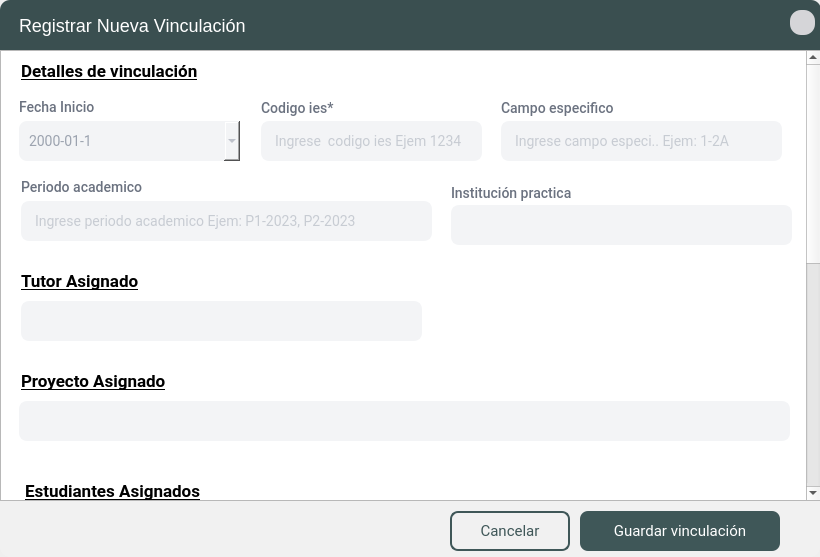
<?xml version="1.0" encoding="UTF-8"?>
<ui version="4.0">
 <class>FormularioVinculacion</class>
 <widget class="QDialog" name="FormularioVinculacion">
  <property name="geometry">
   <rect>
    <x>0</x>
    <y>0</y>
    <width>820</width>
    <height>557</height>
   </rect>
  </property>
  <property name="minimumSize">
   <size>
    <width>486</width>
    <height>557</height>
   </size>
  </property>
  <property name="maximumSize">
   <size>
    <width>840</width>
    <height>557</height>
   </size>
  </property>
  <property name="windowTitle">
   <string>Formulario Vinculacion</string>
  </property>
  <layout class="QGridLayout" name="gridLayout">
   <property name="leftMargin">
    <number>0</number>
   </property>
   <property name="topMargin">
    <number>0</number>
   </property>
   <property name="rightMargin">
    <number>0</number>
   </property>
   <property name="bottomMargin">
    <number>0</number>
   </property>
   <property name="spacing">
    <number>0</number>
   </property>
   <item row="0" column="0">
    <widget class="QFrame" name="frame">
     <property name="styleSheet">
      <string notr="true">#frame{background-color: #f1f1f1;
border-top-left-radius: 10px;
border-top-right-radius: 10px; 
border-bottom-right-radius: 10px;
border-bottom-left-radius: 10px;}
</string>
     </property>
     <property name="frameShape">
      <enum>QFrame::StyledPanel</enum>
     </property>
     <property name="frameShadow">
      <enum>QFrame::Raised</enum>
     </property>
     <widget class="QFrame" name="frame_2">
      <property name="geometry">
       <rect>
        <x>0</x>
        <y>0</y>
        <width>821</width>
        <height>50</height>
       </rect>
      </property>
      <property name="minimumSize">
       <size>
        <width>0</width>
        <height>50</height>
       </size>
      </property>
      <property name="maximumSize">
       <size>
        <width>16777215</width>
        <height>50</height>
       </size>
      </property>
      <property name="styleSheet">
       <string notr="true">#frame_2{background: #3A4F50 ;border-top-left-radius: 10px;
border-top-right-radius: 10px;}</string>
      </property>
      <property name="frameShape">
       <enum>QFrame::NoFrame</enum>
      </property>
      <property name="frameShadow">
       <enum>QFrame::Raised</enum>
      </property>
      <widget class="QToolButton" name="btn_close">
       <property name="geometry">
        <rect>
         <x>790</x>
         <y>10</y>
         <width>25</width>
         <height>25</height>
        </rect>
       </property>
       <property name="focusPolicy">
        <enum>Qt::NoFocus</enum>
       </property>
       <property name="toolTip">
        <string>Cerrar</string>
       </property>
       <property name="styleSheet">
        <string notr="true">#btn_close{
font-family: Roboto;
font-weight: normal;
font-size: 14px;
background-color: #d5d5d8;
color: #6B7280;
border-radius:11px
}


#btn_close:hover{background:#ce4d3a ;
border-radius:11px; }

</string>
       </property>
       <property name="text">
        <string/>
       </property>
       <property name="icon">
        <iconset resource="../image/source.qrc">
         <normaloff>:/menu/x.png</normaloff>:/menu/x.png</iconset>
       </property>
       <property name="iconSize">
        <size>
         <width>13</width>
         <height>13</height>
        </size>
       </property>
       <property name="autoRaise">
        <bool>true</bool>
       </property>
      </widget>
      <widget class="QLabel" name="lbl_titulo_ventana">
       <property name="geometry">
        <rect>
         <x>19</x>
         <y>15</y>
         <width>401</width>
         <height>21</height>
        </rect>
       </property>
       <property name="styleSheet">
        <string notr="true">QLabel{font-family: &quot;Roboto&quot;;
font-style: normal;
font-weight: normal;
font-size: 18px;
line-height: 23px;
letter-spacing: 0.02em;
color: #FFFFFF;}</string>
       </property>
       <property name="text">
        <string>Registrar Nueva Vinculación</string>
       </property>
      </widget>
     </widget>
     <widget class="QScrollArea" name="scrollArea">
      <property name="geometry">
       <rect>
        <x>0</x>
        <y>50</y>
        <width>821</width>
        <height>451</height>
       </rect>
      </property>
      <property name="styleSheet">
       <string notr="true">
QLabel{
font-family: Roboto;
font-style: normal;
font-weight: 450;
font-size: 14px;
letter-spacing: 0.02em;
color: #6B7280;}


QLineEdit{
font-family: Roboto;
font-style: normal;
font-weight: normal;
font-size: 14px;
letter-spacing: 0.02em;
background: #F3F4F6;
border: 2px solid #F3F4F6;
border-radius: 8px;
color:#9CA3AF;
padding:10px}

QLineEdit::focus{
background: #FFFFFF;
border: 2px solid #344647;
border-radius: 8px;
}



QDateEdit {
    font-family: Roboto;
    font-style: normal;
    font-weight: normal;
    font-size: 14px;
    letter-spacing: 0.02em;
    background: #F3F4F6;
    color: #9CA3AF;
    padding: 8px;
    border-radius: 8px;
}

QDateEdit::up-button {
    min-width: 25px;
    min-height: 12px;
    background-color: #F3F4F6; 
    border-radius: 6px;
}

QDateEdit::down-button {
    min-width: 25px;
    min-height: 12px;
    background-color: #F3F4F6; 
    border-radius: 6px;
}

QDateEdit::up-arrow {
    image: url(:/menu/contraerarriba.png);
    width: 11px;
    height: 11px;
}

QDateEdit::down-arrow {
    image: url(:/menu/contraerabajo.png);
    width: 11px;
    height: 11px;
}

QDateEdit:focus {
    background: #FFFFFF;
    border: 2px solid #344647;
    border-radius: 8px;
}

/* Estilo para el QCalendarWidget */
QCalendarWidget {
    font-family: Roboto;
    background: #F3F4F6;
    color: #344647;
    border: 2px solid #344647;
    border-radius: 8px;
}

QCalendarWidget QToolButton {
    background-color: #F3F4F6;
    color: #344647;
    font-size: 14px;
    border: none;
    margin: 5px;
    padding: 5px;
}

QCalendarWidget QToolButton:hover {
    background-color: #E2E3E4;
}

QCalendarWidget QMenu {
    background-color: #F3F4F6;
    color: #344647;
}

QCalendarWidget QSpinBox {
    background: #F3F4F6;
    color: #344647;
    font-size: 14px;
    border: 1px solid #E2E3E4;
    border-radius: 4px;
    margin: 2px;
}

QCalendarWidget QSpinBox::up-button, QCalendarWidget QSpinBox::down-button {
    subcontrol-origin: border;
    background: #E2E3E4;
    border: none;
}

QCalendarWidget QSpinBox::up-arrow, QCalendarWidget QSpinBox::down-arrow {
    width: 10px;
    height: 10px;
}

QCalendarWidget QAbstractItemView:enabled {
    font-size: 14px;
    color: #344647;
    background-color: #FFFFFF;
    selection-background-color: #689091;
    selection-color: #FFFFFF;
    outline: none;
}

QCalendarWidget QAbstractItemView:disabled {
    color: #9CA3AF;
}

QCalendarWidget QWidget#qt_calendar_navigationbar {
    background-color: #F3F4F6;
    border-bottom: 1px solid #E2E3E4;
}

/* COMBOBOX */

QComboBox{
font-family: Roboto;
font-style: normal;
font-weight: normal;
font-size: 14px;
letter-spacing: 0.02em;
background: #F3F4F6;
color:#9CA3AF;
border-radius:8px;
padding:10px;
combobox-popup: 0;
border: 2px solid #F3F4F6;

}


QComboBox::drop-down
{
    width: 20px;
    border-left-width: 1px;
	padding: 10px 10px 10px 20px;
 }


QComboBox QAbstractItemView {
	color:#9CA3AF;
	font-size:14px;
	background-color: #F3F4F6;
	selection-background-color:#344647;
	selection-color:#ffffff;
	outline: 0px;
   border: 1px solid #344647;
 border-radius:8px;
padding:10px
}



QComboBox::down-arrow
{
	image: url(:/menu/contraerabajo.png);
     width: 11px;
     height: 11px;
}

QComboBox::focus{
background: #FFFFFF;
border: 2px solid #344647;
border-radius: 8px;
}

/* QLabel para Mostrar Error */
QLabel#errorCodigoies, #errorCampoEspecifico, #errorEstudianteNoEncontrado,#errorBuscar, #errorInstitucion, #errorProyecto, #errorTutor{
    font-family: Roboto;
    font-style: normal;
    font-weight: bold;
    font-size: 13px;
    color: #D32F2F; 
}



</string>
      </property>
      <property name="widgetResizable">
       <bool>true</bool>
      </property>
      <widget class="QWidget" name="scroll_registro_estudiante">
       <property name="geometry">
        <rect>
         <x>0</x>
         <y>-261</y>
         <width>802</width>
         <height>950</height>
        </rect>
       </property>
       <property name="minimumSize">
        <size>
         <width>0</width>
         <height>950</height>
        </size>
       </property>
       <property name="styleSheet">
        <string notr="true">#scroll_registro_estudiante{
	background-color: rgb(255, 255, 255);
}</string>
       </property>
       <widget class="QLabel" name="datospersonales">
        <property name="geometry">
         <rect>
          <x>14</x>
          <y>10</y>
          <width>311</width>
          <height>21</height>
         </rect>
        </property>
        <property name="styleSheet">
         <string notr="true">#datospersonales {
    font-family: Roboto;
    font-style: normal;
    font-weight: bold;
    font-size: 17px;
    letter-spacing: 0.02em;
    color: #000000; 
    padding: 2px; 
    text-decoration: underline; /* Agrega subrayado */
}
</string>
        </property>
        <property name="text">
         <string>Detalles de vinculación</string>
        </property>
       </widget>
       <widget class="QLineEdit" name="line_codigo_ies">
        <property name="enabled">
         <bool>true</bool>
        </property>
        <property name="geometry">
         <rect>
          <x>260</x>
          <y>70</y>
          <width>221</width>
          <height>40</height>
         </rect>
        </property>
        <property name="styleSheet">
         <string notr="true"/>
        </property>
        <property name="maxLength">
         <number>30</number>
        </property>
        <property name="frame">
         <bool>true</bool>
        </property>
        <property name="alignment">
         <set>Qt::AlignLeading|Qt::AlignLeft|Qt::AlignVCenter</set>
        </property>
        <property name="placeholderText">
         <string>Ingrese  codigo ies Ejem 1234</string>
        </property>
       </widget>
       <widget class="QLabel" name="lbl11">
        <property name="geometry">
         <rect>
          <x>260</x>
          <y>45</y>
          <width>171</width>
          <height>21</height>
         </rect>
        </property>
        <property name="styleSheet">
         <string notr="true"/>
        </property>
        <property name="text">
         <string>Codigo ies*</string>
        </property>
        <property name="alignment">
         <set>Qt::AlignBottom|Qt::AlignLeading|Qt::AlignLeft</set>
        </property>
       </widget>
       <widget class="QLabel" name="lbl11_2">
        <property name="geometry">
         <rect>
          <x>500</x>
          <y>45</y>
          <width>171</width>
          <height>21</height>
         </rect>
        </property>
        <property name="styleSheet">
         <string notr="true"/>
        </property>
        <property name="text">
         <string>Campo especifico</string>
        </property>
        <property name="alignment">
         <set>Qt::AlignBottom|Qt::AlignLeading|Qt::AlignLeft</set>
        </property>
       </widget>
       <widget class="QLineEdit" name="line_campo_especifico">
        <property name="enabled">
         <bool>true</bool>
        </property>
        <property name="geometry">
         <rect>
          <x>500</x>
          <y>70</y>
          <width>281</width>
          <height>40</height>
         </rect>
        </property>
        <property name="styleSheet">
         <string notr="true"/>
        </property>
        <property name="maxLength">
         <number>30</number>
        </property>
        <property name="frame">
         <bool>true</bool>
        </property>
        <property name="alignment">
         <set>Qt::AlignLeading|Qt::AlignLeft|Qt::AlignVCenter</set>
        </property>
        <property name="placeholderText">
         <string>Ingrese campo especi.. Ejem: 1-2A</string>
        </property>
       </widget>
       <widget class="QComboBox" name="cbo_institucion">
        <property name="geometry">
         <rect>
          <x>450</x>
          <y>154</y>
          <width>341</width>
          <height>40</height>
         </rect>
        </property>
       </widget>
       <widget class="QLabel" name="lbl9_2">
        <property name="geometry">
         <rect>
          <x>450</x>
          <y>130</y>
          <width>221</width>
          <height>21</height>
         </rect>
        </property>
        <property name="styleSheet">
         <string notr="true"/>
        </property>
        <property name="text">
         <string>Institución practica</string>
        </property>
        <property name="alignment">
         <set>Qt::AlignBottom|Qt::AlignLeading|Qt::AlignLeft</set>
        </property>
       </widget>
       <widget class="QLabel" name="label_97">
        <property name="geometry">
         <rect>
          <x>18</x>
          <y>41</y>
          <width>161</width>
          <height>31</height>
         </rect>
        </property>
        <property name="text">
         <string>Fecha Inicio</string>
        </property>
       </widget>
       <widget class="QDateEdit" name="date_fecha_inicio">
        <property name="geometry">
         <rect>
          <x>18</x>
          <y>70</y>
          <width>221</width>
          <height>40</height>
         </rect>
        </property>
        <property name="cursor">
         <cursorShape>PointingHandCursor</cursorShape>
        </property>
        <property name="styleSheet">
         <string notr="true"/>
        </property>
        <property name="displayFormat">
         <string>yyyy-MM-d</string>
        </property>
        <property name="calendarPopup">
         <bool>true</bool>
        </property>
       </widget>
       <widget class="QLabel" name="datoscontacto">
        <property name="geometry">
         <rect>
          <x>14</x>
          <y>320</y>
          <width>241</width>
          <height>21</height>
         </rect>
        </property>
        <property name="styleSheet">
         <string notr="true">#datoscontacto {
    font-family: Roboto;
    font-style: normal;
    font-weight: bold;
    font-size: 17px;
    letter-spacing: 0.02em;
    color: #000000; 
    padding: 2px; 
    text-decoration: underline; /* Agrega subrayado */
}
</string>
        </property>
        <property name="text">
         <string>Proyecto Asignado</string>
        </property>
       </widget>
       <widget class="QLabel" name="datosacademicos">
        <property name="geometry">
         <rect>
          <x>18</x>
          <y>430</y>
          <width>231</width>
          <height>21</height>
         </rect>
        </property>
        <property name="styleSheet">
         <string notr="true">#datosacademicos {
    font-family: Roboto;
    font-style: normal;
    font-weight: bold;
    font-size: 17px;
    letter-spacing: 0.02em;
    color: #000000; 
    padding: 2px; 
    text-decoration: underline; /* Agrega subrayado */
}
</string>
        </property>
        <property name="text">
         <string>Estudiantes Asignados</string>
        </property>
       </widget>
       <widget class="QLineEdit" name="line_periodo_academico">
        <property name="enabled">
         <bool>true</bool>
        </property>
        <property name="geometry">
         <rect>
          <x>20</x>
          <y>150</y>
          <width>411</width>
          <height>40</height>
         </rect>
        </property>
        <property name="styleSheet">
         <string notr="true"/>
        </property>
        <property name="text">
         <string/>
        </property>
        <property name="maxLength">
         <number>30</number>
        </property>
        <property name="frame">
         <bool>true</bool>
        </property>
        <property name="alignment">
         <set>Qt::AlignLeading|Qt::AlignLeft|Qt::AlignVCenter</set>
        </property>
        <property name="placeholderText">
         <string>Ingrese periodo academico Ejem: P1-2023, P2-2023</string>
        </property>
       </widget>
       <widget class="QLabel" name="lbl11_8">
        <property name="geometry">
         <rect>
          <x>20</x>
          <y>124</y>
          <width>171</width>
          <height>21</height>
         </rect>
        </property>
        <property name="styleSheet">
         <string notr="true"/>
        </property>
        <property name="text">
         <string>Periodo academico</string>
        </property>
        <property name="alignment">
         <set>Qt::AlignBottom|Qt::AlignLeading|Qt::AlignLeft</set>
        </property>
       </widget>
       <widget class="QComboBox" name="cbo_proyecto">
        <property name="geometry">
         <rect>
          <x>18</x>
          <y>350</y>
          <width>771</width>
          <height>40</height>
         </rect>
        </property>
       </widget>
       <widget class="QLineEdit" name="line_buscar_estudiante">
        <property name="enabled">
         <bool>true</bool>
        </property>
        <property name="geometry">
         <rect>
          <x>22</x>
          <y>490</y>
          <width>241</width>
          <height>40</height>
         </rect>
        </property>
        <property name="styleSheet">
         <string notr="true"/>
        </property>
        <property name="maxLength">
         <number>30</number>
        </property>
        <property name="frame">
         <bool>true</bool>
        </property>
        <property name="alignment">
         <set>Qt::AlignLeading|Qt::AlignLeft|Qt::AlignVCenter</set>
        </property>
        <property name="placeholderText">
         <string>filtrar cedula - nombre - apellidos</string>
        </property>
       </widget>
       <widget class="QLabel" name="lbl11_3">
        <property name="geometry">
         <rect>
          <x>22</x>
          <y>465</y>
          <width>171</width>
          <height>21</height>
         </rect>
        </property>
        <property name="styleSheet">
         <string notr="true"/>
        </property>
        <property name="text">
         <string>Buscar estudiante</string>
        </property>
        <property name="alignment">
         <set>Qt::AlignBottom|Qt::AlignLeading|Qt::AlignLeft</set>
        </property>
       </widget>
       <widget class="QLineEdit" name="line_nombre_seleccionado">
        <property name="enabled">
         <bool>false</bool>
        </property>
        <property name="geometry">
         <rect>
          <x>280</x>
          <y>490</y>
          <width>321</width>
          <height>40</height>
         </rect>
        </property>
        <property name="styleSheet">
         <string notr="true"/>
        </property>
        <property name="maxLength">
         <number>30</number>
        </property>
        <property name="frame">
         <bool>true</bool>
        </property>
        <property name="alignment">
         <set>Qt::AlignLeading|Qt::AlignLeft|Qt::AlignVCenter</set>
        </property>
        <property name="placeholderText">
         <string/>
        </property>
       </widget>
       <widget class="QLabel" name="lbl11_4">
        <property name="geometry">
         <rect>
          <x>280</x>
          <y>465</y>
          <width>201</width>
          <height>21</height>
         </rect>
        </property>
        <property name="styleSheet">
         <string notr="true"/>
        </property>
        <property name="text">
         <string>Estudiante seleccionado</string>
        </property>
        <property name="alignment">
         <set>Qt::AlignBottom|Qt::AlignLeading|Qt::AlignLeft</set>
        </property>
       </widget>
       <widget class="QLineEdit" name="line_cedula_seleccionado">
        <property name="enabled">
         <bool>false</bool>
        </property>
        <property name="geometry">
         <rect>
          <x>620</x>
          <y>490</y>
          <width>171</width>
          <height>40</height>
         </rect>
        </property>
        <property name="styleSheet">
         <string notr="true"/>
        </property>
        <property name="maxLength">
         <number>30</number>
        </property>
        <property name="frame">
         <bool>true</bool>
        </property>
        <property name="alignment">
         <set>Qt::AlignLeading|Qt::AlignLeft|Qt::AlignVCenter</set>
        </property>
        <property name="placeholderText">
         <string/>
        </property>
       </widget>
       <widget class="QLabel" name="lbl11_9">
        <property name="geometry">
         <rect>
          <x>620</x>
          <y>465</y>
          <width>171</width>
          <height>21</height>
         </rect>
        </property>
        <property name="styleSheet">
         <string notr="true"/>
        </property>
        <property name="text">
         <string>Cedula estudiante</string>
        </property>
        <property name="alignment">
         <set>Qt::AlignBottom|Qt::AlignLeading|Qt::AlignLeft</set>
        </property>
       </widget>
       <widget class="QPushButton" name="btn_agregar_estu_seleccionado">
        <property name="geometry">
         <rect>
          <x>20</x>
          <y>550</y>
          <width>120</width>
          <height>40</height>
         </rect>
        </property>
        <property name="minimumSize">
         <size>
          <width>120</width>
          <height>40</height>
         </size>
        </property>
        <property name="maximumSize">
         <size>
          <width>120</width>
          <height>40</height>
         </size>
        </property>
        <property name="cursor">
         <cursorShape>PointingHandCursor</cursorShape>
        </property>
        <property name="focusPolicy">
         <enum>Qt::NoFocus</enum>
        </property>
        <property name="styleSheet">
         <string notr="true">/* Botón Cancelar */
QPushButton#btn_agregar_estu_seleccionado {
    font-family: Roboto;
    font-style: normal;
    font-weight: normal;
    font-size: 15px;
    letter-spacing: 0.02em;
    color: #3f5758;
    padding: 8px 16px;
    background: transparent;
    border: 2px solid #3f5758; 
    border-radius: 8px; 
}

QPushButton#btn_agregar_estu_seleccionado:hover {
    background: rgba(63, 87, 88, 0.1); /* Fondo ligeramente oscuro en hover */
    color: #2e4546; 
    border: 2px solid #2e4546;
}

QPushButton#btn_agregar_estu_seleccionado:pressed {
    background: rgba(63, 87, 88, 0.2); /* Fondo más oscuro en estado presionado */
    color: #1c2d2e; 
    border: 2px solid #1c2d2e;
}
</string>
        </property>
        <property name="text">
         <string>Agregar</string>
        </property>
        <property name="icon">
         <iconset resource="../image/source.qrc">
          <normaloff>:/menu/send.png</normaloff>:/menu/send.png</iconset>
        </property>
        <property name="iconSize">
         <size>
          <width>15</width>
          <height>21</height>
         </size>
        </property>
       </widget>
       <widget class="QTableWidget" name="tabla_estudiante_seleccionado">
        <property name="geometry">
         <rect>
          <x>19</x>
          <y>640</y>
          <width>761</width>
          <height>291</height>
         </rect>
        </property>
        <property name="styleSheet">
         <string notr="true">QTableWidget {
outline: 0px;
border:5px solid #f3f4f6;
border-radius:15px;
font-family: Roboto;
font-style: normal;
font-weight: normal;
font-size: 15px;
line-height: 19px;
letter-spacing: 0.02em;
color: #6B7280;
}


/* cabezera*/
QHeaderView::section {
background-color:#f1f2f3;
border-style: none;
height:40px;
font-family: &quot;Roboto&quot;;
font-style: normal;
font-weight: 700;
font-size: 13px;
line-height: 14px;
letter-spacing: 0.04em;
color: #6B7280;


}


QHeaderView::section:horizontal{
font-family: Roboto;
font-style: normal;
font-weight: normal;
font-size: 14px;
line-height: 14px;
letter-spacing: 0.04em;
text-transform: uppercase;
color: #212529;

}


QTableWidget::disabled{
    background-color:#acacac;
    border: 1px solid #32414B;
    color: #656565;
    gridline-color: #656565;}

/*bordes internos*/
QTableWidget::item {
	border-bottom: 3px solid #f3f4f6;

}

QTableWidget:item:selected{
	background:white;/*color-seleccion*/
color: #2c3d3e;
}




</string>
        </property>
        <property name="selectionMode">
         <enum>QAbstractItemView::SingleSelection</enum>
        </property>
        <property name="selectionBehavior">
         <enum>QAbstractItemView::SelectRows</enum>
        </property>
        <property name="showGrid">
         <bool>false</bool>
        </property>
        <property name="sortingEnabled">
         <bool>false</bool>
        </property>
        <property name="wordWrap">
         <bool>true</bool>
        </property>
        <property name="cornerButtonEnabled">
         <bool>true</bool>
        </property>
        <attribute name="horizontalHeaderVisible">
         <bool>true</bool>
        </attribute>
        <attribute name="horizontalHeaderDefaultSectionSize">
         <number>133</number>
        </attribute>
        <attribute name="horizontalHeaderHighlightSections">
         <bool>true</bool>
        </attribute>
        <attribute name="verticalHeaderVisible">
         <bool>false</bool>
        </attribute>
        <attribute name="verticalHeaderDefaultSectionSize">
         <number>40</number>
        </attribute>
        <attribute name="verticalHeaderHighlightSections">
         <bool>true</bool>
        </attribute>
        <column>
         <property name="text">
          <string>Id</string>
         </property>
        </column>
        <column>
         <property name="text">
          <string>Cedula</string>
         </property>
        </column>
        <column>
         <property name="text">
          <string>Estudiante</string>
         </property>
        </column>
        <column>
         <property name="text">
          <string>Estado Vin.</string>
         </property>
        </column>
        <column>
         <property name="text">
          <string>Accion</string>
         </property>
        </column>
       </widget>
       <widget class="QLabel" name="lbl9_6">
        <property name="geometry">
         <rect>
          <x>20</x>
          <y>610</y>
          <width>241</width>
          <height>21</height>
         </rect>
        </property>
        <property name="styleSheet">
         <string notr="true">font: 11pt &quot;Roboto&quot;;</string>
        </property>
        <property name="text">
         <string>Lista de estudiantes asignados</string>
        </property>
        <property name="alignment">
         <set>Qt::AlignBottom|Qt::AlignLeading|Qt::AlignLeft</set>
        </property>
       </widget>
       <widget class="QLabel" name="datosTutor">
        <property name="geometry">
         <rect>
          <x>14</x>
          <y>220</y>
          <width>241</width>
          <height>21</height>
         </rect>
        </property>
        <property name="styleSheet">
         <string notr="true">#datosTutor
 {
    font-family: Roboto;
    font-style: normal;
    font-weight: bold;
    font-size: 17px;
    letter-spacing: 0.02em;
    color: #000000; 
    padding: 2px; 
    text-decoration: underline; /* Agrega subrayado */
}
</string>
        </property>
        <property name="text">
         <string>Tutor Asignado</string>
        </property>
       </widget>
       <widget class="QComboBox" name="cbo_tutor">
        <property name="geometry">
         <rect>
          <x>20</x>
          <y>250</y>
          <width>401</width>
          <height>40</height>
         </rect>
        </property>
       </widget>
       <widget class="QLabel" name="errorCodigoies">
        <property name="geometry">
         <rect>
          <x>264</x>
          <y>113</y>
          <width>211</width>
          <height>16</height>
         </rect>
        </property>
        <property name="text">
         <string/>
        </property>
       </widget>
       <widget class="QLabel" name="errorCampoEspecifico">
        <property name="geometry">
         <rect>
          <x>500</x>
          <y>110</y>
          <width>281</width>
          <height>16</height>
         </rect>
        </property>
        <property name="text">
         <string/>
        </property>
       </widget>
       <widget class="QLabel" name="errorCampoPeriodo">
        <property name="geometry">
         <rect>
          <x>20</x>
          <y>190</y>
          <width>411</width>
          <height>16</height>
         </rect>
        </property>
        <property name="text">
         <string/>
        </property>
       </widget>
       <widget class="QLabel" name="errorEstudianteNoEncontrado">
        <property name="geometry">
         <rect>
          <x>280</x>
          <y>530</y>
          <width>321</width>
          <height>16</height>
         </rect>
        </property>
        <property name="text">
         <string/>
        </property>
       </widget>
       <widget class="QLabel" name="errorBuscar">
        <property name="geometry">
         <rect>
          <x>24</x>
          <y>530</y>
          <width>251</width>
          <height>16</height>
         </rect>
        </property>
        <property name="text">
         <string/>
        </property>
       </widget>
       <widget class="QLabel" name="id_estudiante_seleccionado">
        <property name="geometry">
         <rect>
          <x>280</x>
          <y>450</y>
          <width>121</width>
          <height>16</height>
         </rect>
        </property>
        <property name="text">
         <string>TextLabel</string>
        </property>
       </widget>
       <widget class="QLabel" name="errorInstitucion">
        <property name="geometry">
         <rect>
          <x>450</x>
          <y>195</y>
          <width>331</width>
          <height>16</height>
         </rect>
        </property>
        <property name="text">
         <string/>
        </property>
       </widget>
       <widget class="QLabel" name="errorTutor">
        <property name="geometry">
         <rect>
          <x>20</x>
          <y>290</y>
          <width>391</width>
          <height>16</height>
         </rect>
        </property>
        <property name="text">
         <string/>
        </property>
       </widget>
       <widget class="QLabel" name="errorProyecto">
        <property name="geometry">
         <rect>
          <x>20</x>
          <y>390</y>
          <width>551</width>
          <height>16</height>
         </rect>
        </property>
        <property name="text">
         <string/>
        </property>
       </widget>
      </widget>
     </widget>
     <widget class="QFrame" name="frame_pie_pagina">
      <property name="geometry">
       <rect>
        <x>0</x>
        <y>501</y>
        <width>821</width>
        <height>51</height>
       </rect>
      </property>
      <property name="styleSheet">
       <string notr="true">#frame_pie_pagina{background-color: #f1f1f1; 
border-bottom-right-radius: 10px;
border-bottom-left-radius: 10px;}

/*  BOTON */

QPushButton {
    font-family: Roboto;
    font-style: normal;
    font-weight: normal;
    font-size: 15px;
    letter-spacing: 0.02em;
    color: white;
    padding: 8px 16px;
    background: #3f5758;
    border: none; 
    border-radius: 8px; 

}

QPushButton:hover {
    background: #4a6b6c; 
    border: none;
    border-radius: 8px;
}


QPushButton:pressed {
    background: #2e4546;
    border: none;
    border-radius: 8px;
}


/* Botón Cancelar */
QPushButton#cancelButton {
    font-family: Roboto;
    font-style: normal;
    font-weight: normal;
    font-size: 15px;
    letter-spacing: 0.02em;
    color: #3f5758;
    padding: 8px 16px;
    background: transparent;
    border: 2px solid #3f5758; 
    border-radius: 8px; 
}

QPushButton#cancelButton:hover {
    background: rgba(63, 87, 88, 0.1); /* Fondo ligeramente oscuro en hover */
    color: #2e4546; 
    border: 2px solid #2e4546;
}

QPushButton#cancelButton:pressed {
    background: rgba(63, 87, 88, 0.2); /* Fondo más oscuro en estado presionado */
    color: #1c2d2e; 
    border: 2px solid #1c2d2e;
}

</string>
      </property>
      <property name="frameShape">
       <enum>QFrame::StyledPanel</enum>
      </property>
      <property name="frameShadow">
       <enum>QFrame::Raised</enum>
      </property>
      <widget class="QPushButton" name="btn_agregar_vinculacion">
       <property name="geometry">
        <rect>
         <x>580</x>
         <y>10</y>
         <width>200</width>
         <height>40</height>
        </rect>
       </property>
       <property name="minimumSize">
        <size>
         <width>200</width>
         <height>40</height>
        </size>
       </property>
       <property name="maximumSize">
        <size>
         <width>200</width>
         <height>40</height>
        </size>
       </property>
       <property name="cursor">
        <cursorShape>PointingHandCursor</cursorShape>
       </property>
       <property name="styleSheet">
        <string notr="true"/>
       </property>
       <property name="text">
        <string>Guardar vinculación</string>
       </property>
       <property name="icon">
        <iconset resource="../image/source.qrc">
         <normaloff>:/menu/botonadd.png</normaloff>:/menu/botonadd.png</iconset>
       </property>
       <property name="iconSize">
        <size>
         <width>15</width>
         <height>21</height>
        </size>
       </property>
      </widget>
      <widget class="QPushButton" name="cancelButton">
       <property name="geometry">
        <rect>
         <x>450</x>
         <y>10</y>
         <width>120</width>
         <height>40</height>
        </rect>
       </property>
       <property name="minimumSize">
        <size>
         <width>120</width>
         <height>40</height>
        </size>
       </property>
       <property name="maximumSize">
        <size>
         <width>120</width>
         <height>40</height>
        </size>
       </property>
       <property name="cursor">
        <cursorShape>PointingHandCursor</cursorShape>
       </property>
       <property name="focusPolicy">
        <enum>Qt::NoFocus</enum>
       </property>
       <property name="styleSheet">
        <string notr="true"/>
       </property>
       <property name="text">
        <string>Cancelar</string>
       </property>
       <property name="icon">
        <iconset resource="../image/source.qrc">
         <normaloff>:/menu/no.png</normaloff>:/menu/no.png</iconset>
       </property>
       <property name="iconSize">
        <size>
         <width>15</width>
         <height>21</height>
        </size>
       </property>
      </widget>
      <widget class="QLabel" name="label_98">
       <property name="geometry">
        <rect>
         <x>30</x>
         <y>-50</y>
         <width>161</width>
         <height>31</height>
        </rect>
       </property>
       <property name="text">
        <string>Fecha Nacimiento</string>
       </property>
      </widget>
     </widget>
    </widget>
   </item>
  </layout>
 </widget>
 <resources>
  <include location="../image/source.qrc"/>
 </resources>
 <connections/>
</ui>
